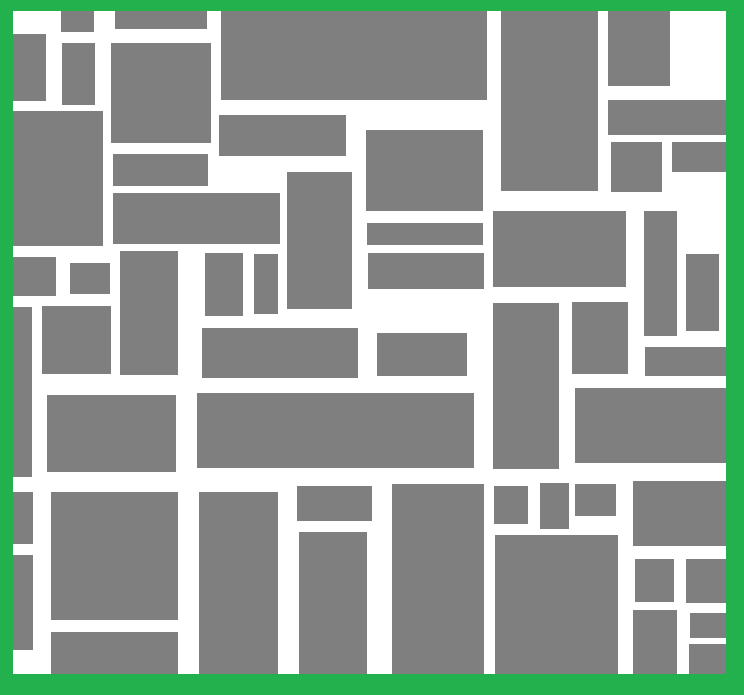
#> input picture assets/Map2.png, 744 x 695 px
$ python main.py
#> lines starting #> are read from the running program, lines starting #| are printed output that depends on the picture
import cv2
import time

# [4 lines of commented-out code are left out]

def on_click(event, x, y, p1, p2):
    if event == cv2.EVENT_LBUTTONDOWN:
        print(f"({x},{y})")

map = cv2.imread('assets/Map2.png',1)
#> map is the input picture: shape (695, 744, 3); mean B, G, R 155.9, 164.5, 152.3
map = cv2.resize(map,(900,900))
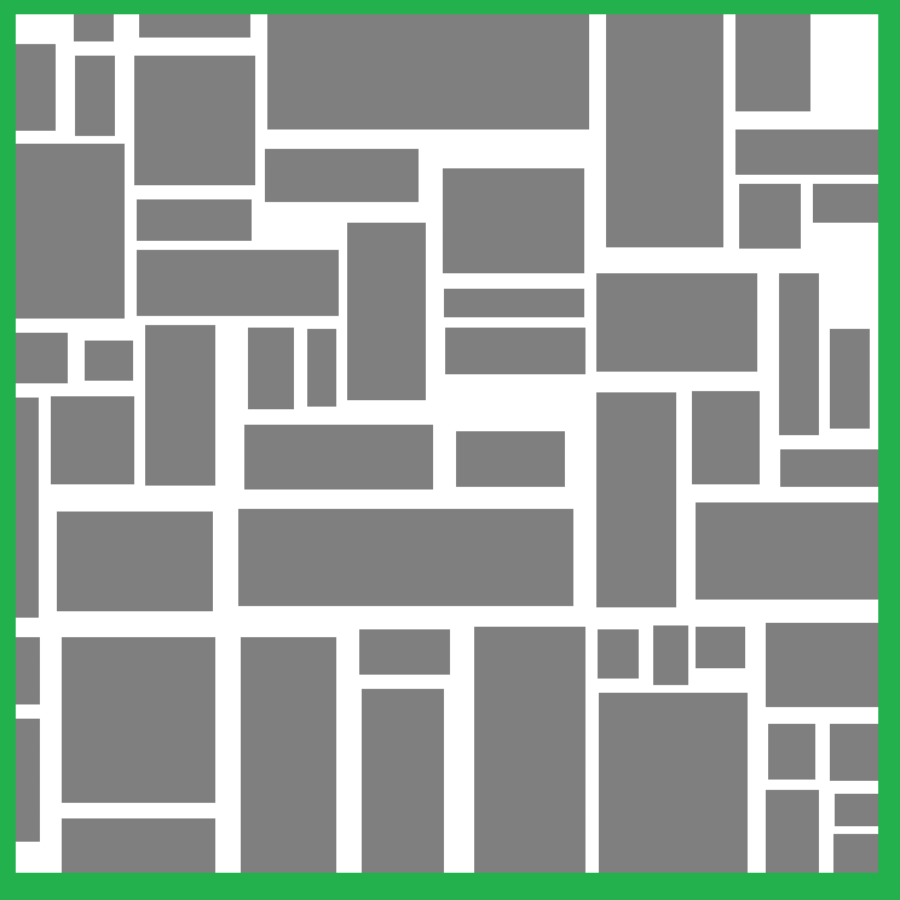
#> map: shape (900, 900, 3); mean B, G, R 155.9, 164.5, 152.3

height = map.shape[0]
#> height = 900
width = map.shape[1]
#> width = 900

cv2.imshow('root',map)
cv2.setMouseCallback('root', on_click)

# [5 lines of commented-out code are left out]

cv2.imshow('root',map)

cv2.waitKey(0)
cv2.destroyAllWindows()
